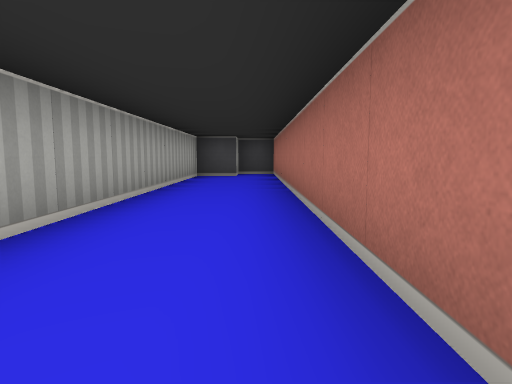
[1] (above)

20 first-person views from a walk through a cub3D ray-caster map. The camera is about half as high as the walls, tilts 6° down and sees 75° across. The floor is counted in squares. Each view is taken from the middle of a square. On the plan, view 1 faces up. The plan holds only what a view shows up to about 9 squares ahead; the rest is blank.

[2]
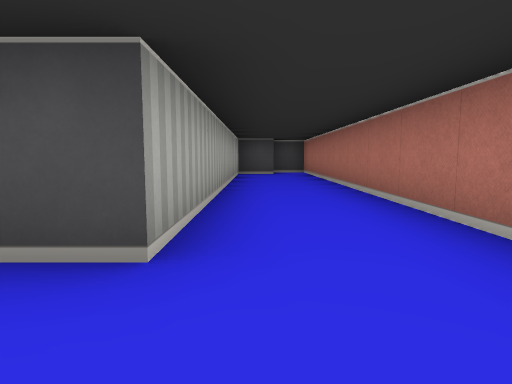

[3]
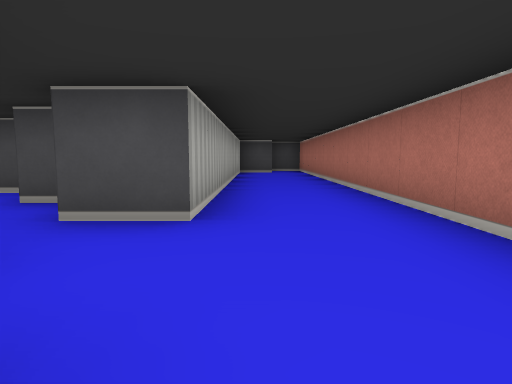

[4]
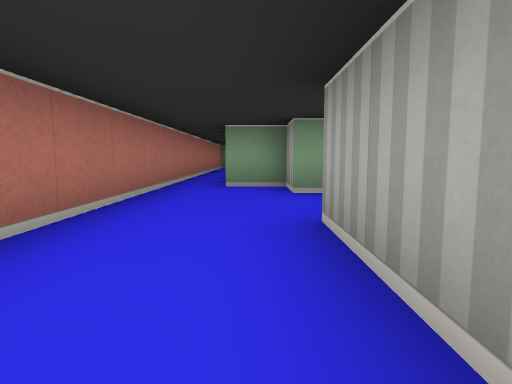

[5]
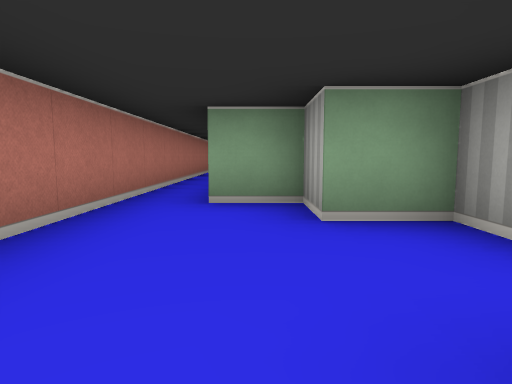

[6]
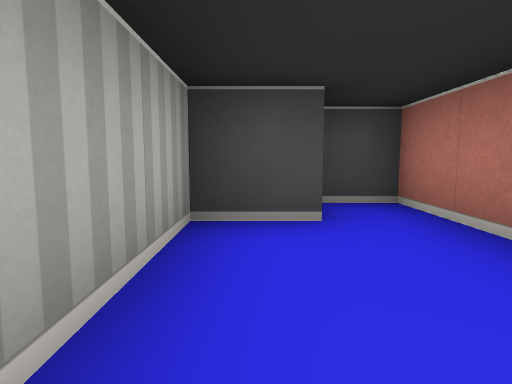

[7]
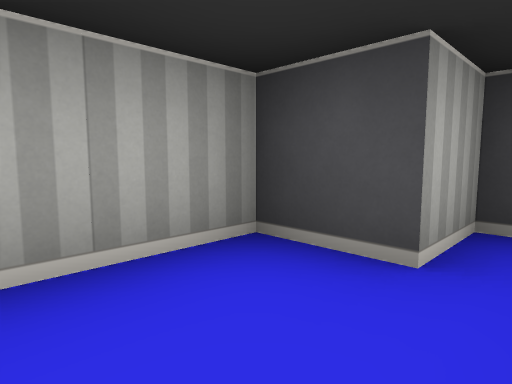

[8]
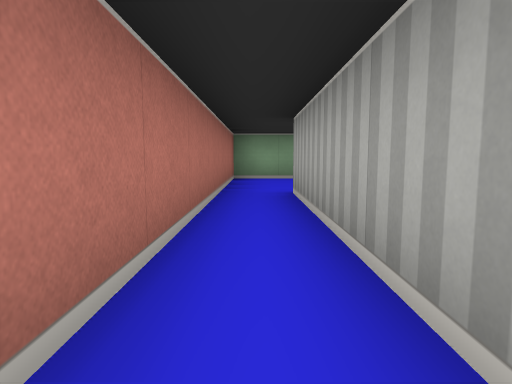

[9]
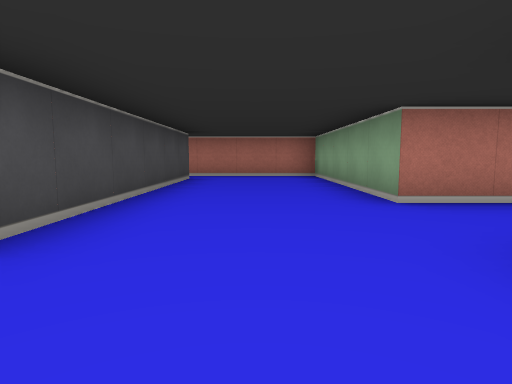

[10]
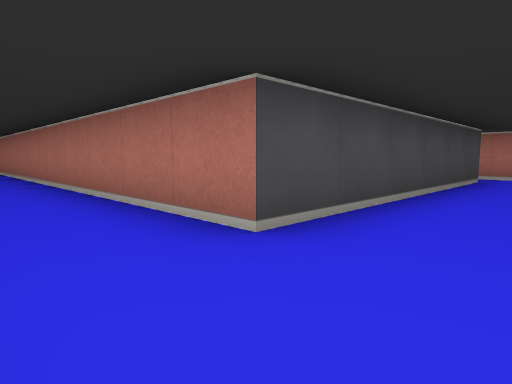

[11]
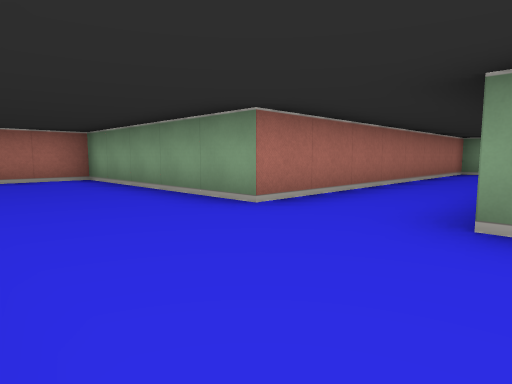

[12]
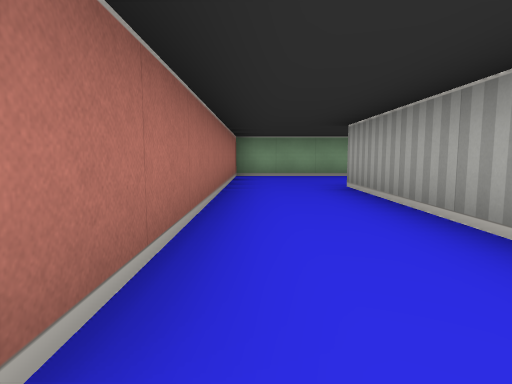

[13]
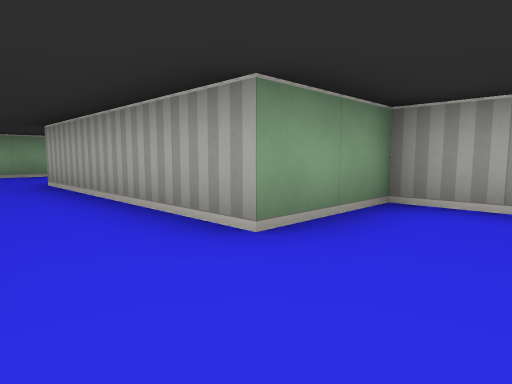

[14]
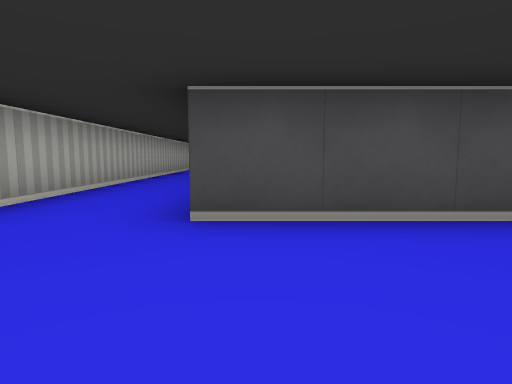

[15]
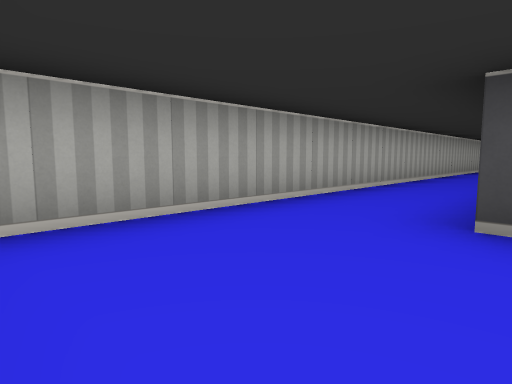

[16]
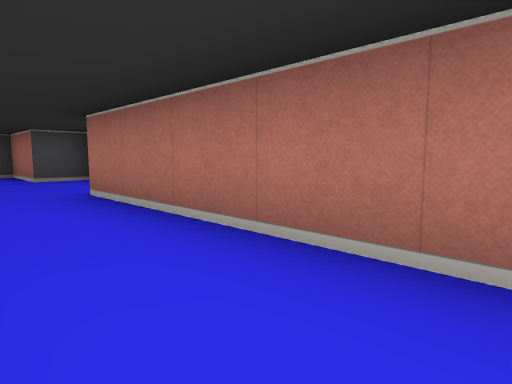

[17]
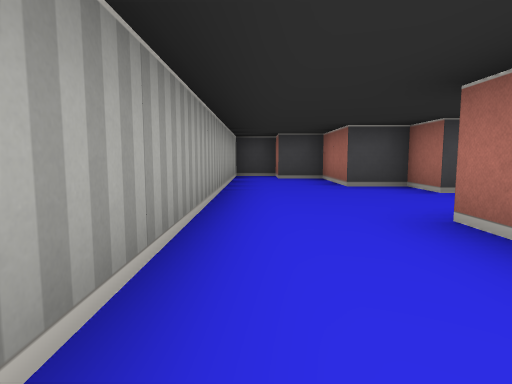

[18]
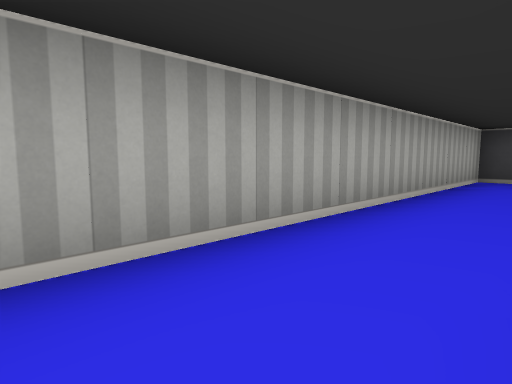

[19]
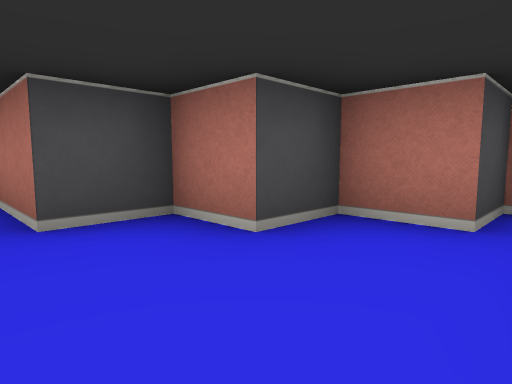

[20]
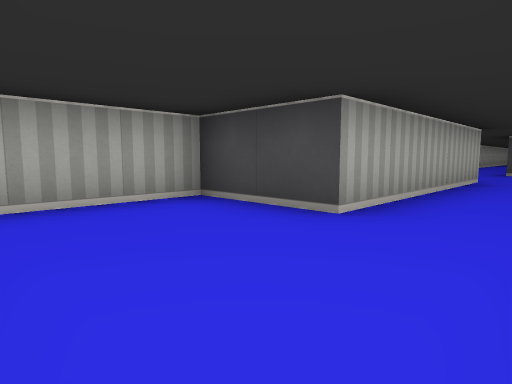

### Floor plan
Points are (right, up) in squares from view 1. A wall is a line through its corners. A room is listed if a view was taken in it or the views show most of it. See-through windows are left out.
Room 1 (views 1, 2, 3, 4, 5, 6, 7)
walls: (-2.5, -0.9) (-2.5, -1.5) (-1.5, -1.5) (-1.5, -2.5) (-0.5, -2.5); (0.5, -2.5) (0.5, 9.5) (-0.5, 9.5) (-0.5, 8.5) (-1.5, 8.5) (-1.5, 0.5) (-2.5, 0.5)
ways out: opening at (-3, 0) to room 2; opening at (0, -3) to room 2
Room 2 (views 8, 9, 10, 11, 12, 13, 14, 15, 16, 17, 18, 19, 20)
walls: (-0.5, -4.5) (-0.5, -8.5) (-6.5, -8.5) (-6.5, 1.5); (-3, 1.5) (-3.5, 1.5); (-3.4, 2.5) (-4.5, 2.5) (-4.5, 3.5) (-5.5, 3.5) (-5.5, 4.5) (-6.5, 4.5) (-6.5, 6.5) (-7.5, 6.5) (-7.5, 7.5) (-8.5, 7.5) (-8.5, -11.5) (-6.5, -11.5) (-6.5, -16.5) (-8.5, -16.5) (-8.5, -18.6); (-7.4, -19.5) (-4.5, -19.5) (-4.5, -11.5) (0.5, -11.5) (0.5, -2.5)
ways out: opening at (-3, 0) to room 1; opening at (0, -3) to room 1

Where each view was taken, in squares from view 1:
view 1: 0 up, 0 right, facing up
view 2: 1 down, 1 left, facing up
view 3: 2 down, 1 left, facing up
view 4: 3 up, 1 left, facing down
view 5: 1 up, 1 left, facing down
view 6: 6 up, 1 left, facing up
view 7: 7 up, 0 right, facing up-left
view 8: 4 down, 0 right, facing down
view 9: 10 down, 8 left, facing right
view 10: 10 down, 8 left, facing up-right
view 11: 9 down, 7 left, facing down-right
view 12: 11 down, 5 left, facing down
view 13: 10 down, 5 left, facing down-left
view 14: 11 down, 6 left, facing up
view 15: 11 down, 6 left, facing up-left
view 16: 3 down, 8 left, facing up-right
view 17: 1 down, 8 left, facing up
view 18: 0 up, 7 left, facing up-left
view 19: 2 up, 7 left, facing up-right
view 20: 19 down, 5 left, facing up-left
